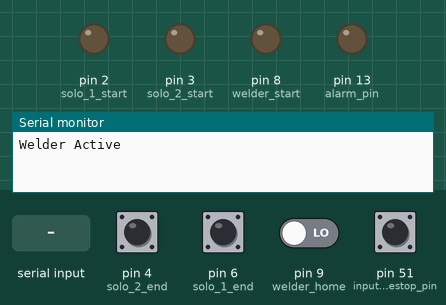
Recording of a sketch running on a simulated Arduino Mega 2560, built with avr-gcc and run on an emulated ATmega2560. Shown: output pins drawn as LEDs (lit = HIGH), the last lines printed to the serial monitor. The inputs (shaded band) are chosen by the test bench; at power-on: pin 4 (solo_2_end), pin 6 (solo_1_end) HIGH, pin 9 (welder_home), pin 51 (input_signal_estop_pin) LOW.

Above: at 1.2 s.
1.3 s: "A" received over Serial
At 2.2 s:
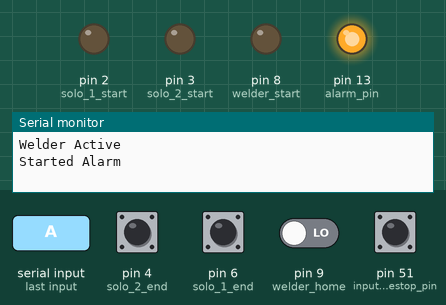
2.8 s: "1" received over Serial
At 3.6 s:
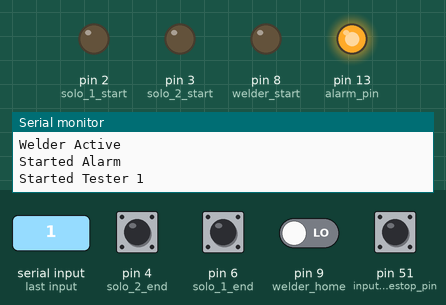
4.3 s: "2" received over Serial
At 4.7 s:
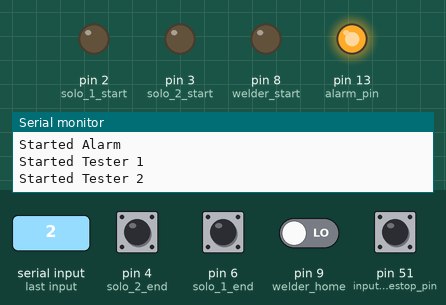
5.8 s: "W" received over Serial
At 6.6 s:
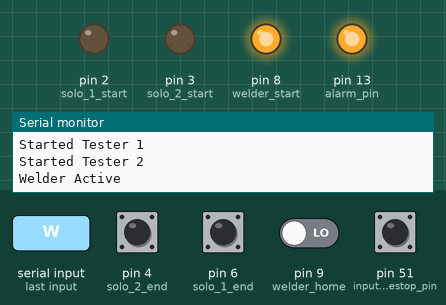
Timing chart, 0 to 8.8 s (numbered marks = the images above; inputs shaded):
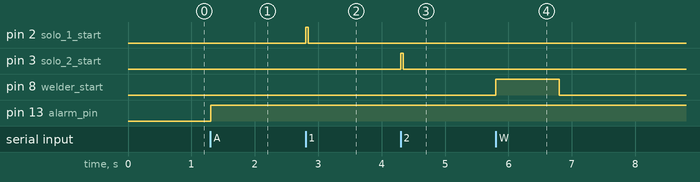

The sketch:

Robot.ino
```cpp
/*
*
* pin 7 ---> Tester 1 Pass (Pin is an input pin that will go LOW when tester 1 cycle passes)
* pin 6 ---> Tester 1 Cycle End (Pin is an input pin that will go LOW when tester 1 cycle ends)
*
* pin 5 ---> Tester 2 Pass (Pin is an input pin that will go LOW when tester 2 cycle passes)
* pin 4 ---> Tester 2 Cycle End (Pin is an input pin that will go LOW when tester 2 cycle ends)
*
* pin 2 ---> Tester 1 Start (HIGH signal starts tester 1, This pin needs to be set HIGH for at least 0.020 seconds to activate tester)
* pin 3 ---> Tester 2 Start (HIGH signal starts tester 2, This pin needs to be set HIGH for at least 0.020 seconds to activate tester)
*
* pin 9 ---> Welder Home Switch (This pin is the signal wire from a limit switch and will go HIGH when the welder is in the home position and LOW when the welder is welding)
* pin 8 ---> Welder Start (This pin is normally set LOW and a HIGH signal starts the welder, This pin needs to be set HIGH for at least 0.700 seconds to activate welder)
*
* ASCII digit 1 ---> BYTE value of 49 (this is what the Raspi will send over the serial comm to start tester 1)
* ASCII digit 2 ---> BYTE value of 50 (this is what the Raspi will send over the serial comm to start tester 2)
* ASCII Capital 'W' ---> BYTE value of 87 (this is what the Raspi will send over the serial comm to start the welder)
* ASCII Capital 'A' ---> BYTE value of 65 (this is what the Raspi will send over the serial comm to toggle the alarm)
*
*/

//can be LOW (0) for welder home, or HIGH (1) for welder active
int WELDER_STATE = 0;

//welder
const int welder_start = 8;
const int welder_home = 9;

//solo unit 1 (leak decay)
const int solo_1_end = 6;
const int solo_1_pass = 7;
const int solo_1_start = 2;
int SOLO_1_READY = 0; // is HIGH (1) if the system is ready for a new part and LOW (0) while testing
int SOLO_1_STATE = 0; // holds a PASS (1) or FAIL (0) value

//solo unit 2 (leak decay)
const int solo_2_end = 4;
const int solo_2_pass = 5;
const int solo_2_start = 3;
int SOLO_2_READY = 0; // is HIGH (1) if the system is ready for a new part and LOW (0) while testing
int SOLO_2_STATE = 0; // holds a PASS (1) or FAIL (0) value

//alarm
int alarm_on = 0;
const int alarm_pin = 13;

int estop_state = 0;
const int input_signal_estop_pin = 51;

void setup() {
  /*
   * We don't need crazy high baud rates because we will never be trying to time stuff to within 1/10,000th of a second
   * and so 9600 will be fine and will reduce the chances of transmission errors
   */
  Serial.begin(9600);

  pinMode(solo_1_start, OUTPUT);
  pinMode(solo_2_start, OUTPUT);
  pinMode(welder_start, OUTPUT);

  pinMode(solo_1_end, INPUT);
  pinMode(solo_1_pass, INPUT);

  pinMode(solo_2_end, INPUT);
  pinMode(solo_2_pass, INPUT);

  pinMode(welder_home, INPUT);

  pinMode(alarm_pin, OUTPUT);

  pinMode(input_signal_estop_pin, INPUT);

  int SOLO_1_READY = 1;
  int SOLO_2_READY = 1;

  estop_state = 0;

//  Serial.println("initializing...");
//  delay(5000);
//  Serial.println("System Ready");
//  Serial.println(digitalRead(solo_1_pass));
//  Serial.println(digitalRead(solo_2_pass));
//  Serial.println(digitalRead(solo_1_end));
//  Serial.println(digitalRead(solo_2_end));

} //end of void setup{}

void loop() {
  //check estop state as first priority
  if(digitalRead(input_signal_estop_pin) == HIGH && estop_state == 0){
    delay(20);
    if(digitalRead(input_signal_estop_pin) == HIGH){
      Serial.println("Estop");
      estop_state = 1;
      delay(100);
    }
  }
  if(digitalRead(input_signal_estop_pin) == LOW && estop_state == 1){
    delay(20);
    if(digitalRead(input_signal_estop_pin) == LOW && estop_state == 1){
      Serial.println("Estart");
      estop_state = 0;
      delay(100);
    }
  }

  //check the welder state
  if(digitalRead(welder_home) == HIGH && WELDER_STATE == 1){
    Serial.println("Welder Home");
    WELDER_STATE = 0;
    delay(20);
  }
  if(digitalRead(welder_home) == LOW && WELDER_STATE == 0){
    Serial.println("Welder Active");
    WELDER_STATE = 1;
    delay(20);
  }

  //check solo tester 1
  if( SOLO_1_READY == 0 && digitalRead(solo_1_end) == LOW){
    if(digitalRead(solo_1_pass) == HIGH)
      Serial.println("1 Fail");
    else if(digitalRead(solo_1_pass) == LOW)
      Serial.println("1 Pass");
    SOLO_1_READY = 1;
  }
  else if( SOLO_1_READY == 1 && digitalRead(solo_1_end) == HIGH){
    SOLO_1_READY = 0;
  }

  //check solo tester 2
  if( SOLO_2_READY == 0 && digitalRead(solo_2_end) == LOW){
    if(digitalRead(solo_2_pass) == HIGH)
      Serial.println("2 Fail");
    else if(digitalRead(solo_2_pass) == LOW)
      Serial.println("2 Pass");
    SOLO_2_READY = 1;
  }
  else if( SOLO_2_READY == 1 && digitalRead(solo_2_end) == HIGH){
    SOLO_2_READY = 0;
  }

  //check the serial com
  if (Serial.available() > 0) {
    // read the incoming byte:
    byte incomingByte = Serial.read();

    //if the control computer sent 'W' (byte value of 87) then start the welder
    if(incomingByte == 87){
      digitalWrite(welder_start, HIGH);
      Serial.println("Welder Active");
      WELDER_STATE = 1;
      delay(1000);
      digitalWrite(welder_start, LOW);
    }

    //if the control computer sent 'A' (byte value of 65) then start the alarm
    else if(incomingByte == 65){
      Serial.println("Started Alarm");
      digitalWrite(alarm_pin, HIGH);
      alarm_on = 1;
    }
    //if the control computer sent 'B' (byte value of 66) then stop the alarm
    else if(incomingByte == 66){
      Serial.println("Stopped Alarm");
      digitalWrite(alarm_pin, LOW);
      alarm_on = 0;
    }

    //if the control computer sent '1' (byte value of 49) then start tester 1
    else if(incomingByte == 49){
      digitalWrite(solo_1_start, HIGH);
      Serial.println("Started Tester 1");
      delay(40);
      digitalWrite(solo_1_start, LOW);
      //SOLO_1_READY = 0;
    }

    //if the control computer sent '2' (byte value of 50) then start tester 2
    else if(incomingByte == 50){
      digitalWrite(solo_2_start, HIGH);
      Serial.println("Started Tester 2");
      delay(40);
      digitalWrite(solo_2_start, LOW);
      //SOLO_2_READY = 0;
    }
  } //end of serial.available{}
} //end of void loop{}
```

Measured:
- after the input at 1.3 s, pin 13 (alarm_pin): LOW → HIGH at once
- after the input at 2.8 s, pin 2 (solo_1_start): LOW → HIGH at once, → LOW 0.04 s later
- after the input at 4.3 s, pin 3 (solo_2_start): LOW → HIGH at once, → LOW 0.04 s later
- after the input at 5.8 s, pin 8 (welder_start): LOW → HIGH at once, → LOW 1.0 s later
